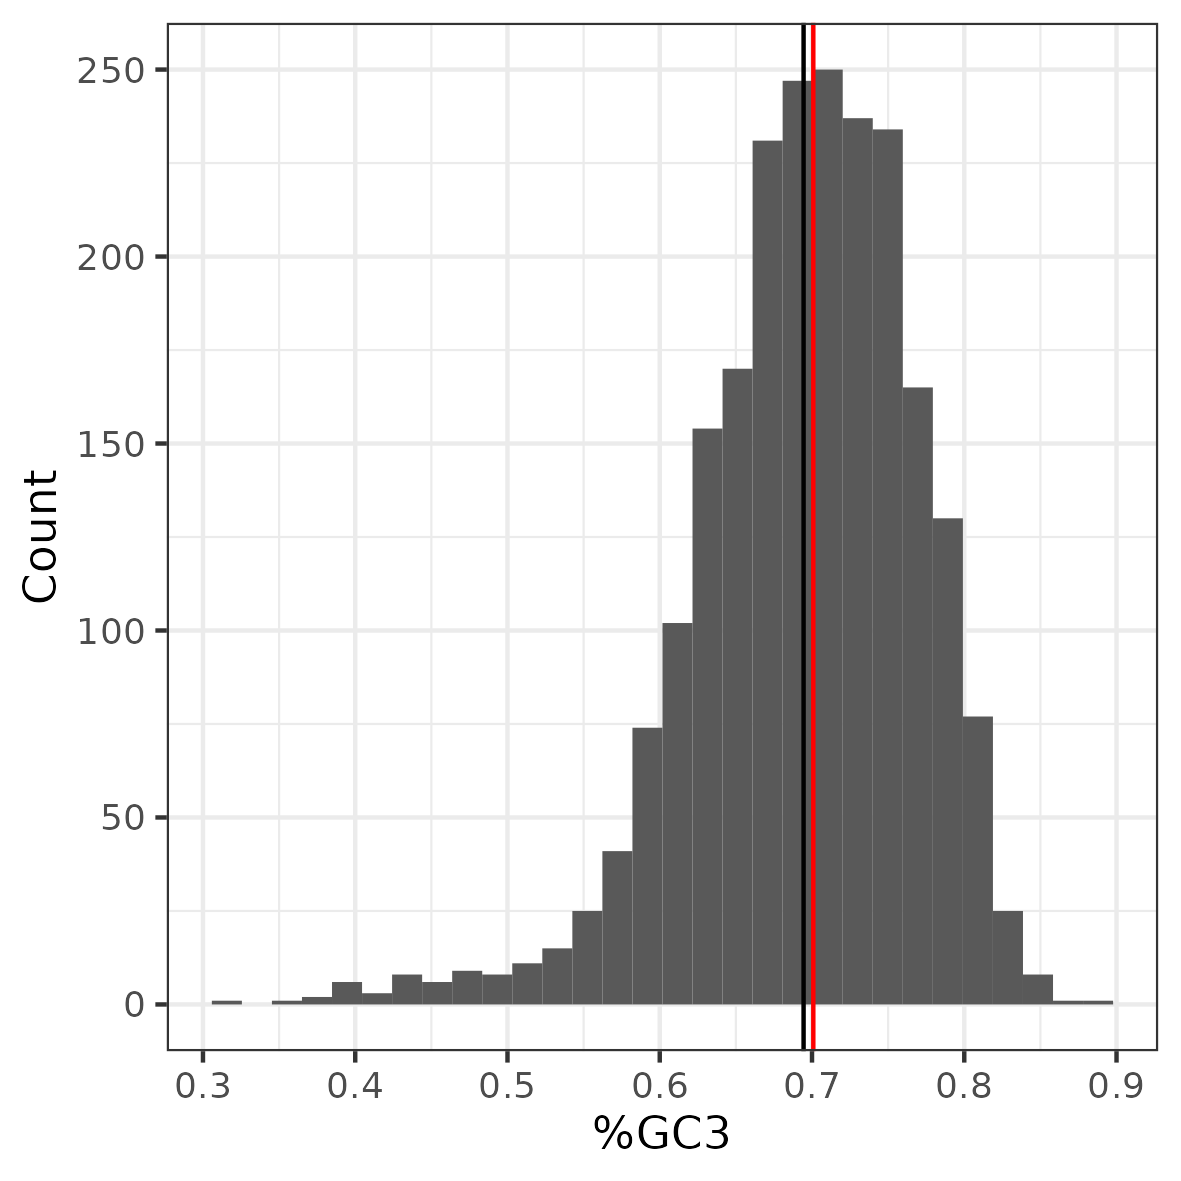

Write R code to recreate this figure.
#scp [email redacted]:/beegfs/data/merel/GND/Alignments/cub_table.txt /home/vmerel/Desktop/Tmp/
################ Choosing genes for concatenates #######################
library("dplyr")
library("ggplot2")
library("randomcoloR")
library("stringr")

cub_table<-read.table(file = "/home/vmerel/Desktop/Tmp/cub_table.txt", dec = ".",h=TRUE)

#Solving a NA problem
##For 4 genes, only gaps remain for some sequences after filtering, generating NA
#less 
##These sequences (and not genes) are excluded
summary(is.na(cub_table))
cub_table[is.na(cub_table$GC3),]
cub_table <- cub_table[!is.na(cub_table$GC3),]

#median per gene
cub_table <- cub_table %>% group_by(genes) %>% summarize(GC3=median(GC3))

summary(cub_table$GC3<0.55)
hist(cub_table$GC3)

plot <- ggplot(cub_table,
       aes(x = GC3))+
  geom_histogram()+
  geom_vline(xintercept = mean(cub_table$GC3),
             color="black")+
  geom_vline(xintercept = median(cub_table$GC3),
             color="red")+
  xlab("%GC3") +
  ylab("Count")+
  theme_bw()

ggsave(filename = "/home/vmerel/gnd/GC_CU/Dist.png",
       width=10,
       height=10,
       units="cm")

#Verifying overlap
##sorting
sorted_cub_table <- cub_table[order(cub_table$GC3),]


##Other
Min = sorted_cub_table$GC3[7]
Max = sorted_cub_table$GC3[length(sorted_cub_table$GC3)-7]
Step = (Max - Min)/9
Seq = seq(Min, Max, by=Step) #Min and max are included
length(Seq)


cpt = 0

for (i in Seq){
  
  Index <- which.min(abs((sorted_cub_table$GC3 - i))) #Index of closest gene

  Y = 200 - cpt * 20
  
  COLOR=randomColor()
  MEDIAN=i
  MIN=sorted_cub_table$GC3[Index-6]
  MAX=sorted_cub_table$GC3[Index+7]
  
  plot <- plot + geom_vline(xintercept = MEDIAN,
                            color = COLOR,
                            linetype="twodash")
  #plot <- plot + geom_rect(xmin = MIN, xmax = MAX, ymin = 0, ymax = 250,
  #                        color=COLOR,
  #                       alpha=0.009)
  plot <- plot + geom_segment(x=MIN,
                              xend=MAX,
                              y=Y,
                              yend=Y,
                              color=COLOR)
  
  cpt = cpt + 1 
}
  
plot
